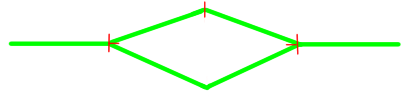
#> input picture toy/picture_tools/separators.png, 408 x 97 px, found by its file name
$ python process_distances.py
#> lines starting #> are read from the running program, lines starting #| are printed output that depends on the picture; after the words box and inside, x2 and y2 are one past the last pixel; in counts of white or black regions, pixels touching at a corner belong together
### road.py
import numpy as np
import copy
import matplotlib.pyplot as plt
import matplotlib.animation

class Road(object):
    dt = None
    pj = None


    def __init__(self,name, length = None):
        self.name = name
        self.length = length # This is recorded in miles
        self.lanes = 0
        self.p_j = 0 #jam density
        self.free_flow_speed = 0 # This is recorded in mi/sec (technically normalized by 1/p_j but doesn't affect anything)
        self.sigma = None
        self.cap = 0 # This is the flux capacity in veh/sec/lane (not normalized or scaled by lanes)
        self.max_flux = None # This is recorded in 1/p_j * veh/sec (normalized by p_j, and NOT veh/sec/lane since we scale function based on lanes)
        self.A = None
        self.flux_1 = lambda : None # linear part of piecewise function
        self.flux_2 = lambda : None # quadratic part of piecewise function
        self.flux = lambda: None
        self.max_wave_speed = None
        self.flux_to_rho_m = lambda: None
        self.flux_to_rho_p = lambda: None
        self.cells = None           # We are looking at the location of the cell centers
        self.grid_points = None            # These are the grid points, which are used for flux and boundary computation
        self.init_density = None    # Setting up initial density using data points; assuming cell centers
        self.init_density_func = None # Setting up initial density using a function
        self.current_density = None # This is the current density at the cell centers
        self.current_flux_grid = None # This is the current flux at the grid points, which alternates between the cell centers
        self.left_junction = None   # This should be an instance of the class Junction
        self.right_junction = None  # This should be an instance of the class Junction
        self.left_boundary_function = None # This refers to any custom-made boundary conditions if its not connected to a junction
        # Note: These are first-order boundary functions; left/right boundary_function here takes in the cell right before the boundary cell
        #       and return the value on the boundary.
        self.right_boundary_function = None
        self.density_history = []
        self.is_exit_road = False
        self.dt = 0
        self.dx = 0
        self.time_integrated_cars_exited = 0 # tracks total number of cars that has left this road
        self.time_integrated_cars_on_the_road = 0 # tracks the integral of the number of cars on the road up to time T
        # Since roads are assumed to go from left to right, this tracks the number of cars leaving the road from the right
        self.time_steps_elapsed = 0
        self.direction = "LEFT_TO_RIGHT"
        self.los = None # level of service bounds on density [A,B,C,D,E,F], to be computed later based on free_flow_speed and lanes
        # Option 3: Store junction fluxes directly
        self.left_flux_from_junction = None  # Flux coming from left junction
        self.right_flux_from_junction = None  # Flux going to right junction

    # [4 lines left out: function __eq__, not called in this run]

    def __hash__(self):
        return hash(self.name)

    def __str__(self):
        return self.name

    def __repr__(self):
        return self.name

    ##########################################
    ### Setter functions
    ##########################################
    def set_name(self, name):
        self.name = name
        return self

    def set_length(self, length):
        self.length = length
        return self

    def set_lanes(self, lanes):
        self.lanes = lanes
        return self

    def set_free_flow_speed(self, free_flow_speed):
        self.free_flow_speed = free_flow_speed / 3600 # to get in terms of seconds
        return self

    def set_cap(self, cap):
        self.cap = cap / 3600 # to get in terms of seconds
        return self

    def set_p_j(self, p_j):
        self.p_j = p_j
        return self

    # [12 lines left out: function set_coefficients, not called in this run]

    def set_flux_1(self, flux_1):
        self.flux_1 = flux_1
        return self

    def set_flux_2(self, flux_2):
        self.flux_2 = flux_2
        return self

    def set_flux(self, flux):
        self.flux = flux
        return self

    def set_sigma(self, sigma):
        self.sigma = sigma
        return self

    # [13 lines left out: functions set_max_wave_speed, set_invert_flux_m, not called in this run]

    def set_invert_flux_p(self, flux_to_rho_p) :
        self.flux_to_rho_p = flux_to_rho_p
        return self

    # [29 lines left out: functions set_grid, set_initial_density_func, set_initial_density, not called in this run]

    def set_zero_initial_density(self):
        # These are for "added/opened" roads, where the initial density is set to 0.
        self.init_density = np.zeros_like(self.cells)


    # [25 lines left out: functions set_left_boundary_function, set_right_boundary_function, not called in this run]

    def set_is_exit_road(self):
        self.is_exit_road = True
        return self

    # [22 lines left out: functions reset_by_func, reset_by_data, not called in this run]

    def clear_density_history(self):
        # clears the density history
        self.density_history = []

    # [70 lines left out: functions set_up, set_params, create_roads, create_roads_flipped, not called in this run]

    def set_direction(self, direction):
        self.direction = direction
        return self

    # [20 lines left out: functions set_direction_up, set_direction_down, set_direction_left, not called in this run]


    ##########################################
    ### Getter functions
    ##########################################

    def get_name(self):
        return self.name

    def get_length(self):
        return self.length

    def get_lanes(self):
        return self.lanes

    def get_flux(self):
        return (self.flux, self.sigma, self.max_wave_speed, self.flux_to_rho_m, self.flux_to_rho_p)

    def get_cells(self):
        return self.cells

    def get_max_wave_speed(self):
        return self.max_wave_speed

    # [9 lines left out: function get_wave_speed, not called in this run]


    def get_max_flux(self):
        return self.max_flux

    def get_free_flow_speed(self):
        return self.free_flow_speed

    def get_current_density(self):
        return copy.deepcopy(self.current_density)

    def get_initial_density(self):
        return self.init_density

    def get_left_junction(self):
        return self.left_junction if self.left_junction else "Empty"

    def get_right_junction(self):
        return self.right_junction if self.right_junction else "Empty"

    def get_left_boundary_function(self, left_boundary_function):
        return self.left_boundary_function if self.left_boundary_function else "Empty"

    def get_right_boundary_function(self, right_boundary_function):
        return self.right_boundary_function if self.right_boundary_function else "Empty"

    def get_density_history(self):
        return self.density_history

    def get_total_cars_exited(self):
        return self.time_integrated_cars_exited

    def get_time_integrated_cars_on_the_road(self):
        return self.time_integrated_cars_on_the_road

    def get_time_steps_elapsed(self):
        return self.time_steps_elapsed

    def get_sigma(self):
        return self.sigma

    # [162 lines left out: functions plot_current_density, plot_density_history, animate_density_history, godunov_flux, evolve, update_flux_grid and 1 more, not called in this run]

    def record_road(self):
        return self.density_history.append(self.current_density.copy())

    # [35 lines left out: functions evolve_and_record, entropy_max_flux_in, entropy_max_flux_out, not called in this run]

    # updates the density, at a junction where this road is incoming
    def update_density_in(self, net_flux):
        self.current_density[-1] = self.flux_to_rho_p(net_flux)

    # updates the density, at a junction where this road is outgoing
    def update_density_out(self, net_flux):
        self.current_density[0] = self.flux_to_rho_m(net_flux)

    # computes the coefficients for the flux function (after normalizing by p_j)
    # [18 lines left out: functions compute_coefficients, compute_flux, not called in this run]

    # compute the max wave speed
    def compute_max_wave_speed(self):
        return max(self.free_flow_speed, abs(2 *self.A * (self.lanes - self.sigma)))

    # compute linear portion of flux
    def compute_flux_1(self, rho):
        return rho * self.free_flow_speed

    # compute quadratic portion of flux
    def compute_flux_2(self, rho):
        return self.A * (rho - self.sigma)**2 + self.max_flux

    # compute smaller inverse of flux
    def compute_inverse_m(self, gamma):
        return gamma / self.free_flow_speed

    # compute larger inverse of flux
    def compute_inverse_p(self, gamma):
        return self.sigma + np.sqrt((gamma - self.max_flux)/(self.A))

    # compute density from velocity, where v = v_f * alpha
    def compute_rho_from_v(self, alpha):
        v = alpha * self.free_flow_speed
        return self.sigma + (v / (2 * self.A)) + np.sqrt((self.max_flux * (alpha - 1) / self.A) + ((v**2) / (4 * self.A**2)))

    # [46 lines left out: functions reset_junctions, compute_los, compute_los_level, compute_average_density, compute_average_los, not called in this run]

### toy/picture_tools/process_distances.py
'''
This file uses the label map created in process_roads.py to compute the distance from each pixel to the start of its road, as well as the total length of its road.
The results are saved in pixel_ratios.json, which maps each pixel to a ratio between 0 and 1 representing how far along the road it is (0 = start, 1 = end).
'''

import cv2
import numpy as np
import matplotlib.pyplot as plt
from skimage.morphology import skeletonize
from scipy.sparse import csr_matrix
from scipy.sparse.csgraph import dijkstra
from skimage.util import invert
from PIL import Image
import json
import os
import sys
sys.path.append(os.path.abspath(os.path.join(os.path.dirname(__file__), "..")))
from road import Road

###### SETUP ######

# Load binary road mask (white roads on black background)
# Replace with your actual image
img = np.array(Image.open(".\\toy\\picture_tools\\separators.png").convert("RGB"))
#> img is the input picture: shape (97, 408, 3); mean R, G, B 237.9, 254.4, 237.3

hsv = cv2.cvtColor(img, cv2.COLOR_BGR2HSV)
#> hsv: shape (97, 408, 3); mean H, S, V 5.8, 17.7, 254.9

# Define green color range in HSV
lower_green = np.array([35, 40, 40])
upper_green = np.array([85, 255, 255])

# Create binary mask of green regions
mask = cv2.inRange(hsv, lower_green, upper_green)
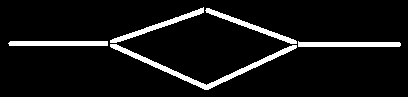
#> mask: shape (97, 408); 7.6% white; 5 white regions, box (x1, y1, x2, y2) and area: (110, 44, 297, 90) 1026, (298, 41, 401, 47) 514, (110, 7, 204, 43) 498, (8, 41, 108, 46) 495, (205, 8, 297, 44) 485

# Create an RGB image for visualization
output_vis = cv2.cvtColor(mask, cv2.COLOR_GRAY2BGR)

# Get connected components
label_map = np.load(".\\toy\\picture_tools\\label_map.npy")
#> (reads toy/picture_tools/label_map.npy from the repository)
num_labels = label_map.max() + 1

entry = Road('entry')
road2 = Road('road 2')
road3 = Road('road 3')
road4 = Road('road 4')
exit = Road('exit')
ROAD_LIST = [entry, road2, road3, road4, exit]

skeletons = [None for _ in range(num_labels)]
graphs = [None for _ in range(num_labels)]
idx_maps = [None for _ in range(num_labels)]
skel_coords = [None for _ in range(num_labels)]
endpoints = [None for _ in range(num_labels)]
start = [None for _ in range(num_labels)]
lengths = [None for _ in range(num_labels)]
dist_matrices = [None for _ in range(num_labels)]
pixel_to_ratio = {}

with open(".\\toy\\picture_tools\\labels_to_road_names.txt", "r") as f:
    # if road r has label l, then label_to_road[l - 1] = r
#> (reads toy/picture_tools/labels_to_road_names.txt from the repository)
    label_to_road = [next(r for r in ROAD_LIST if r.name == line.strip()) for line in f]

###### METHODS ######

def to_skeleton(label):
    binary = (label_map == label).astype(np.uint8)
    # Skeletonize the mask using skimage (expects boolean image)
    skeletons[label] = skeletonize(binary > 0)

def find_skeleton_endpoints(label):
    skeleton = skeletons[label]
    skel_uint8 = skeleton.astype(np.uint8)
    kernel = np.array([[1,1,1], [1,10,1], [1,1,1]])
    filtered = cv2.filter2D(skel_uint8, -1, kernel)
    endpoints[label] = np.where(filtered == 11)

def skeleton_to_graph(label):
    skeleton = skeletons[label]
    h, w = skeleton.shape
    coords = np.argwhere(skeleton > 0)
    idx_map = {tuple(coord): i for i, coord in enumerate(coords)}
    rows, cols, weights = [], [], []

    for i, (y, x) in enumerate(coords):
        for dy in [-1, 0, 1]:
            for dx in [-1, 0, 1]:
                if dy == dx == 0: continue
                ny, nx = y + dy, x + dx
                if (0 <= ny < h and 0 <= nx < w and skeleton[ny, nx]):
                    j = idx_map.get((ny, nx))
                    if j is not None:
                        rows.append(i)
                        cols.append(j)
                        weights.append(1)
    graphs[label] = csr_matrix((weights, (rows, cols)), shape=(len(coords), len(coords)))
    idx_maps[label] = idx_map
    skel_coords[label] = coords

def find_skeleton_start(label):
    direction = label_to_road[label - 1].direction
    ys, xs = endpoints[label]

    match direction:
        case "LEFT_TO_RIGHT": # road is left to right, so the starting point is the left endpoint
            idx = np.argmin(xs)
        case "RIGHT_TO_LEFT":
            idx = np.argmax(xs)
        case "UP_TO_DOWN":
            idx = np.argmin(ys)
        case "DOWN_TO_UP":
            idx = np.argmax(ys)

    start[label] = idx_maps[label][(ys[idx], xs[idx])]

def run_dijkstra(label):
    dist_matrices[label] = dijkstra(graphs[label], indices = start[label])

def find_length(label):
    ys, xs = endpoints[label]
    lengths[label] = max(dist_matrices[label][idx_maps[label][(y,x)]] for (y, x) in zip(ys, xs))

def find_closest_skeleton_pixel(label, pixel):
    """
    Finds the closest skeleton pixel to the given pixel (y, x).
    """
    distances = np.linalg.norm(skel_coords[label] - np.array(pixel), axis=1)
    min_idx = np.argmin(distances)
    closest_pixel = tuple(skel_coords[label][min_idx])
    return closest_pixel

def get_ratio(label, pixel):
    closest_skel_pixel = find_closest_skeleton_pixel(label, pixel)
    index = idx_maps[label][closest_skel_pixel]

    pixel_to_ratio[pixel] = dist_matrices[label][index] / lengths[label]

###### RUN CODE ######
for label in range(1, num_labels):
    to_skeleton(label)
    find_skeleton_endpoints(label)
    skeleton_to_graph(label)
    find_skeleton_start(label)
    run_dijkstra(label)
    find_length(label)

height, width, _ = img.shape
#> height = 97; width = 408
for x in range(width):
    for y in range(height):
        pixel = (y, x)
        label = label_map[pixel]
        if label > 0:
            get_ratio(label, pixel)

# Convert keys to strings
ratio = {f"{x},{y}": v for (x, y), v in pixel_to_ratio.items()}

# Save
with open(".\\toy\\picture_tools\\pixel_ratios.json", "w") as f:
    json.dump(ratio, f)

##### VISUALIZATION #####

skeleton_total = np.zeros_like(mask)
endpoints_img = np.zeros_like(output_vis)

for label in range(1, num_labels):
    skeleton_uint8 = (skeletons[label] * 255).astype(np.uint8)

    # Add to the total skeleton image
    skeleton_total = cv2.bitwise_or(skeleton_total, skeleton_uint8)

    # Find endpoints
    idx = start[label]
    y, x = skel_coords[label][idx]

    # Draw endpoints on RGB visualization
    cv2.circle(endpoints_img, (x, y), radius=5, color=(0, 255, 0), thickness=-1)
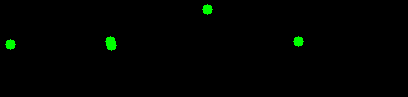
#> endpoints_img: shape (97, 408, 3); mean of channels 0, 1, 2 0, 2.4, 0; drawn as R, G, B
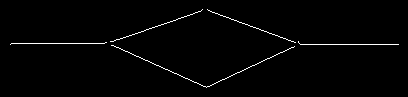
#> skeleton_total: shape (97, 408); 1.4% white in thin lines or dots, all inside (x1, y1, x2, y2) = (10, 9, 399, 88)

# Overlay endpoints on skeleton
skeleton_rgb = cv2.cvtColor(skeleton_total, cv2.COLOR_GRAY2BGR)
skeleton_with_endpoints = cv2.addWeighted(skeleton_rgb, 1.0, endpoints_img, 1.0, 0)

fig, ax = plt.subplots()
ax.imshow(skeleton_with_endpoints, cmap = 'gray')
ax.set_title("Skeletonized")
plt.tight_layout()
plt.show()
